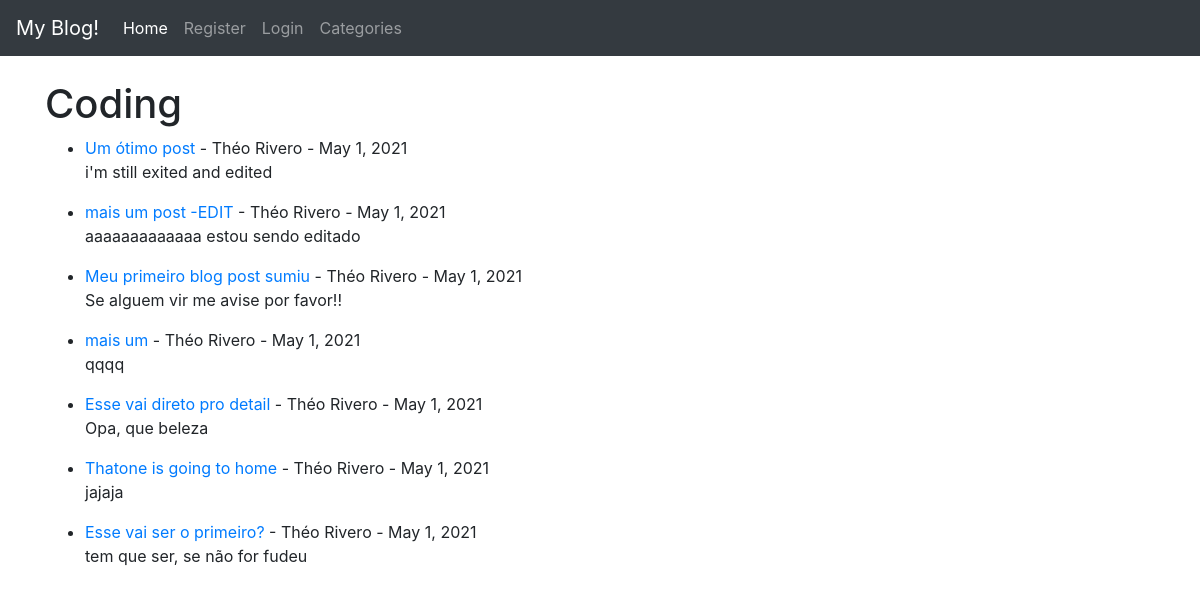
/category/coding/, run on an earlier commit of the app's database.
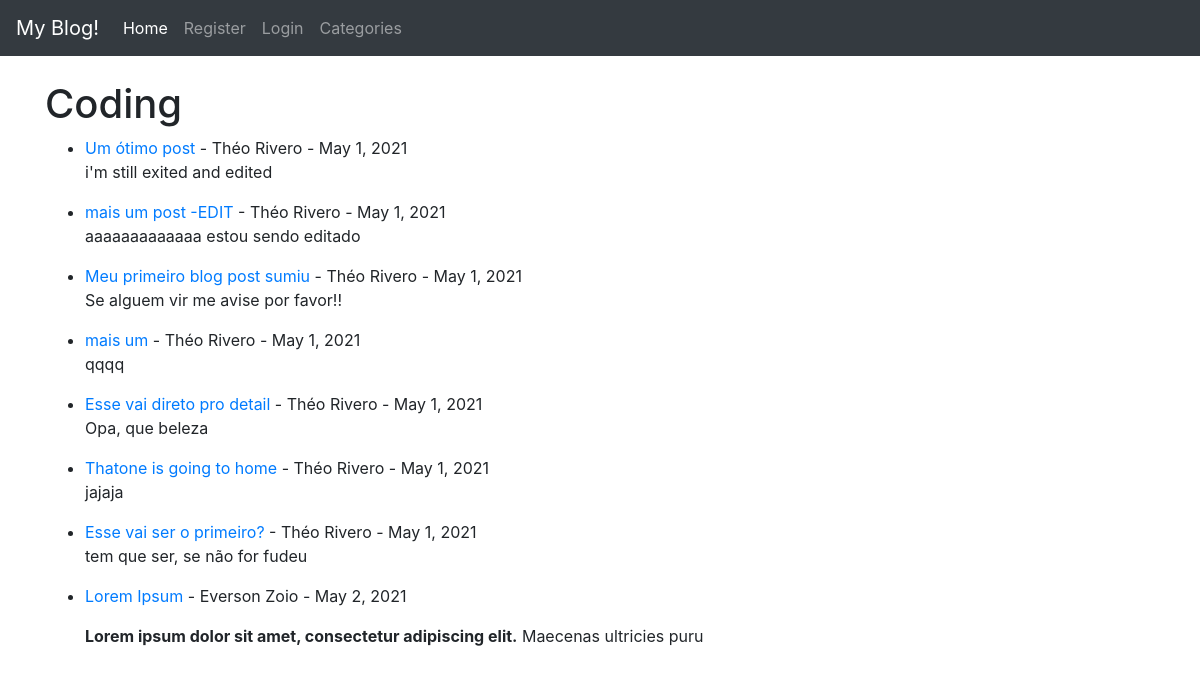
And on a later commit of the database.
### theblog/models.py (models this page shows, shortened)
class Post(models.Model):
	title = models.CharField(max_length=255)
	title_tag = models.CharField(max_length=255)
	author = models.ForeignKey(User, on_delete=models.CASCADE) #models.CASCADE caso o user seja apagado todos os seus posts são apagados tbm
	body = models.TextField()
	post_date = models.DateField(auto_now_add=True)
	category = models.CharField(max_length=255, default='coding')

### theblog/views.py (the view)
# urls.py: path('category/<str:cats>/', CategoryView, name='category'),
def CategoryView(request, cats):
	cats = cats.replace('-', ' ')
	category_posts = Post.objects.filter(category=cats)
	context =  {'category_posts':category_posts, 'cats':cats}
	return render(request, 'categories.html', context)

### theblog/templates/categories.html (shortened to what this page needs)
{% extends 'base.html' %}
{% block content %}
{% if category_posts %}
	<h1>{{cats|capfirst }}</h1>
	<ul>
	{% for post in category_posts %}
		<li>
			<a href="{% url 'article-detail' post.id %}">{{post.title}}</a> - {{post.author.first_name}} {{post.author.last_name}} - {{post.post_date}}
			<p>{{post.body|slice:":100"|safe}}</p>
		</li>
	{% endfor %}
	</ul>
{% else %}
	<p>Não tem nenhum post com o assunto {{cats|capfirst}}</p>
{% endif %}
{% endblock %}

What changed in the data, as far as the page shows it:
added Post: title "Lorem Ipsum", author.first_name "Everson", author.last_name "Zoio", post_date "May 2, 2021", body "Lorem ipsum dolor sit amet, consectetur adipiscing elit. Maecenas ultricies puru"
